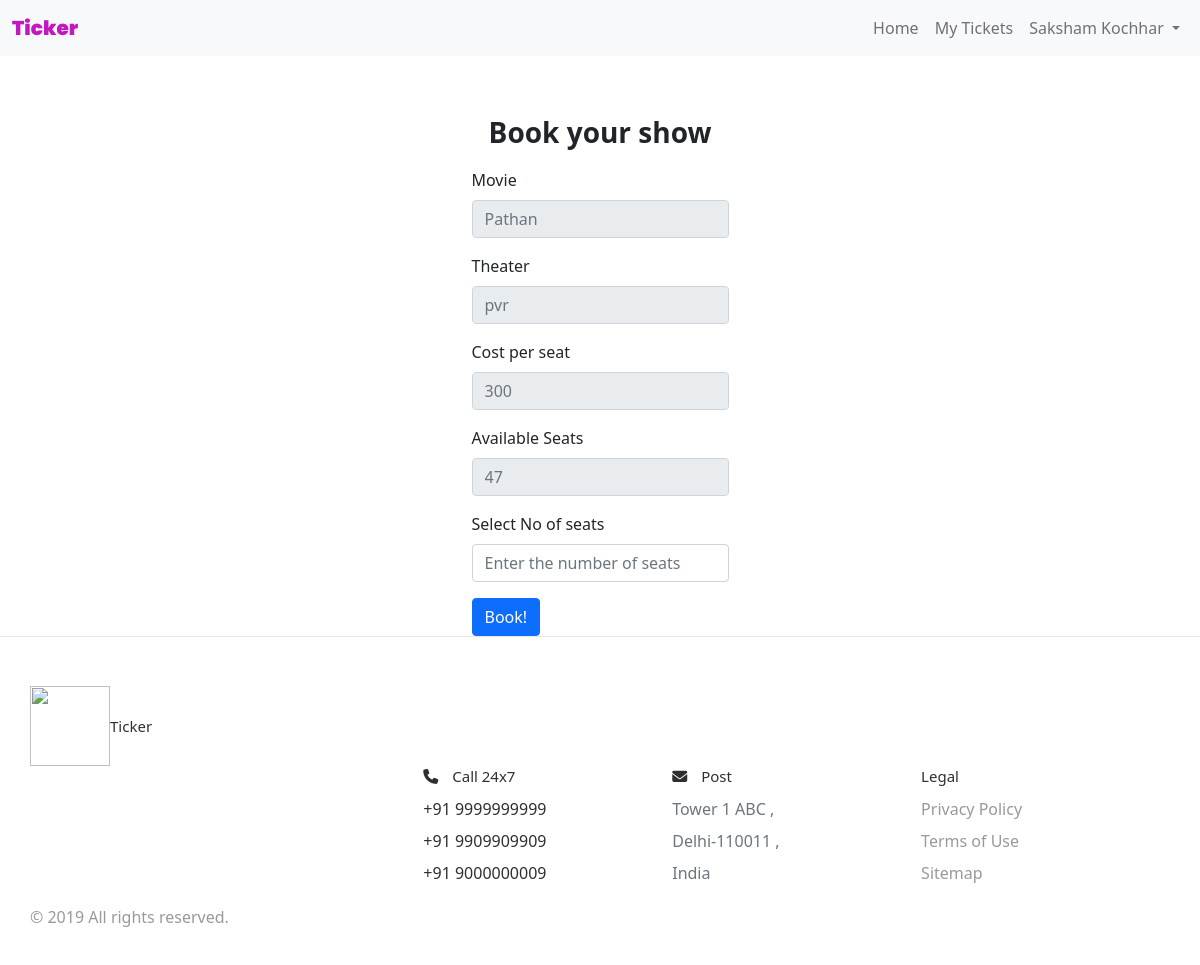
The page /book_ticket/1 (signed in) on the database its author committed.
### website/models.py (models this page shows)
class RegisteredUser(db.Model, UserMixin):
    id = db.Column(db.Integer, primary_key=True)
    email = db.Column(db.String(100), unique=True)
    pas = db.Column(db.String(100))
    name = db.Column(db.String(100))
    is_admin = db.Column(db.Boolean)
    theater = db.relationship('Theaters')
    movie = db.relationship('Movie')
    show = db.relationship('Show')
    booked_ti = db.relationship('Ticket')

class Show(db.Model):
    id = db.Column(db.Integer, primary_key=True)
    screened_m = db.Column(db.Integer, db.ForeignKey('movie.id'))
    t_in = db.Column(db.Integer, db.ForeignKey('theaters.id'))
    movie = db.Column(db.String(100))
    t = db.Column(db.String(100))
    address_t = db.Column(db.String(100))
    datetime = db.Column(db.DateTime(timezone=True), default=func.now())
    t_admin_id = db.Column(db.Integer, db.ForeignKey('registered_user.id'))
    available_seats = db.Column(db.Integer)
    cost = db.Column(db.Integer)
    booked_ti = db.relationship('Ticket')

### website/views.py (the view)
@view.route('/book_ticket/<int:id>', methods=['GET', 'POST'])
@login_required
def book_ticket(id):
    if current_user.is_admin == False:
        show = Show.query.get(int(id))
        if request.method == 'POST':
            t = Theaters.query.filter_by(name=str(show.t)).first()
            total_seats = request.form.get('no_of_seats')
            show.available_seats = int(show.available_seats) - int(total_seats)
            new_ticket = Ticket(booked_show=show.id, booked_m=show.screened_m, booked_t=show.t_in, user=current_user.id, movie=show.movie, t=show.t, address_t=show.address_t, total_seats=total_seats, cost=int(show.cost) * int(total_seats), timinig_s=show.datetime)  # theater_address=theater.address, theater_address_link = theater.location,
            db.session.add(new_ticket)
            db.session.commit()
            return redirect(url_for('views.my_tickets'))
        else:
            return render_template('book_ticket.html', user=current_user, show=show)
    else:
        return redirect(url_for('views.select_theaters'))

### website/__init__.py (called while the page is built)
def create_app():
    app = Flask(__name__)
    app.config['SECRET_KEY'] = 'hjshjhdjah kjshkjdhjs'
    app.config['SQLALCHEMY_DATABASE_URI'] = 'sqlite:///' + DB_NAME
    db.init_app(app)
    from .views import view
    from .auth import auth
    app.register_blueprint(view, url_prefix='/')
    app.register_blueprint(auth, url_prefix='/')
    from .models import RegisteredUser, Theaters, Movie, Show
    create_database(app)
    login_manager = LoginManager()
    login_manager.login_view = 'auth.login'
    login_manager.init_app(app)
    @login_manager.user_loader
    def load_user(id):
        return RegisteredUser.query.get(int(id))
    return app

### website/templates/book_ticket.html (shortened to what this page needs)
{% extends "base.html" %}
{% block content %}
<nav class="navbar navbar-expand-lg navbar-light bg-light">
    <div class="container-fluid">
      <a class="navbar-brand" style="font-weight: 1000; font-family: 'Poppins', sans-serif;color:rgb(192, 25, 192)" href="#">Ticker</a>
      <div class="collapse navbar-collapse d-md-flex justify-content-md-end" id="navbarNavDropdown">
        <ul class="navbar-nav navbar-nav mr-auto">
          <li class="nav-item">
            <a class="nav-link" aria-current="page" href="/">Home</a>
          </li>
          {% if user.is_authenticated %}
          <li class="nav-item">
            {% if user.is_admin %}
              <a class="nav-link" href="/my_theaters">Theater</a>
              <a class="nav-link" href="/movies">Movies</a>
          </li>
          {% else %}
          <a class="nav-link" href="/my_tickets">My Tickets</a>
          {% endif %}
          {% endif %}
          </li>
          {% if user.is_authenticated %}
          <li class="nav-item dropdown">
            <a class="nav-link dropdown-toggle" href="#" id="navbarDropdown" role="button" data-bs-toggle="dropdown" aria-expanded="false">
              {% if user.is_admin %}
                {{ user.name }}, Admin
              {% else %}
                {{ user.name }}
              {% endif %}
            </a>
          </li>
          {% else %}
          <li class="nav-item justify-content-end">
            <a class="nav-link" href="/login">Login</a>
          </li>
          {% endif %}
        </ul>
      </div>
    </div>
  </nav>
<h3 style="display: flex; justify-content: center;align-items: center;padding-top:5%; font-weight:700">Book your show</h3>
<div class="form" style="display: flex; justify-content: center;align-items: center;padding-top:10px">
<form method = "POST" enctype="multipart/form-data">
    <div class="mb-3">
      <label for="title" class="form-label">Movie</label>
      <input class="form-control" type="text" placeholder="{{ show.movie }}" aria-label="{{ show.movie }}" disabled>
    </div>
    <div class="mb-3">
      <label for="starring" class="form-label">Theater</label>
      <input class="form-control" type="text" placeholder="{{ show.t }}" aria-label="{{ show.theater }}" disabled>
    </div>
    <div class="mb-3">
        <label for="production_house" class="form-label">Cost per seat</label>
        <input class="form-control" type="text" placeholder="{{ show.cost }}" aria-label="{{ show.cost_per_seat }}" disabled>
    </div>
    <div class="mb-3">
        <label for="production_house" class="form-label">Available Seats</label>
        <input class="form-control" type="text" placeholder="{{ show.available_seats }}" aria-label="{{ show.seats_available }}" disabled>
    </div>
    <div class="mb-3">
        <label for="no_of_seats" class="form-label">Select No of seats</label>
        <input type="Number" class="form-control" min="1" max="{{ show.available_seats }}" placeholder="Enter the number of seats" name="no_of_seats">
    </div>
    <button type="submit" class="btn btn-primary ">Book!</button>
</form>
</div>
{% endblock %}

### website/static/styles.css (style rules this page uses)
*, *::before, *::after { margin: 0; padding: 0; outline: 0; box-sizing: border-box; text-decoration: none; list-style: none; border: none; }
body { font-family: 'Poppins', sans-serif; color: #322f2f; background-color: #ffffff; overflow-x: hidden; background-color: hsl(252, 30%, 95%); }
nav { width: 100%; background-color: #fff; padding: 0.7rem 0; position: fixed; top: 0; z-index: 10; }
*, *:before, *:after { box-sizing: border-box; }
html { font-size: 100%; }
body { font-family: acumin-pro, system-ui, sans-serif; margin: 0; display: grid; grid-template-rows: auto 1fr auto; font-size: 14px; background-color: #f4f4f4; align-items: start; min-height: 100vh; }

### rows shown on the page
RegisteredUser: name "Saksham Kochhar"
Show: movie "Pathan", t "pvr", cost "300", available_seats "47"
